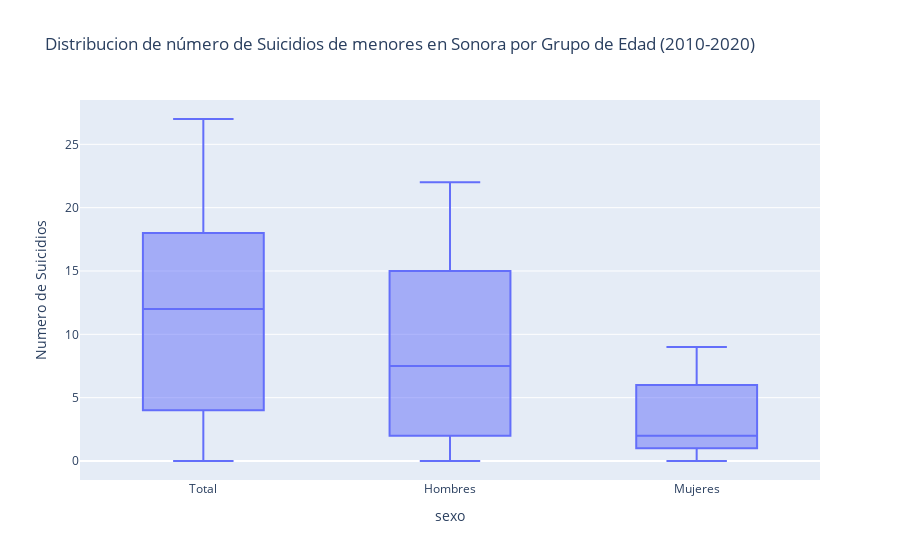

Notebook cell for this chart:
### Code cell
fig = px.box(sonora_data_tidy, x="sexo", y="suicidios", 
             title='Distribucion de número de Suicidios de menores en Sonora por Grupo de Edad (2010-2020)',
                labels={'suicidios' : 'Numero de Suicidios',
                        'grupo_edad': 'Grupo de Edad'})

fig.show()

### Figure 1 — Plotly figure (JSON) as saved in the notebook; plotly's stock layout.template omitted (floating-point values rounded to 4 significant figures)
{"data": [{"alignmentgroup": "True", "hovertemplate": "sexo=%{x}<br>Numero de Suicidios=%{y}<extra></extra>", "legendgroup": "", "marker": {"color": "#636efa"}, "name": "", "notched": false, "offsetgroup": "", "orientation": "v", "showlegend": false, "type": "box", "x": ["Total", "Hombres", "Mujeres", "Total", "Hombres", "Mujeres", "Total", "Hombres", "Mujeres", "Total", "Hombres", "Mujeres", "Total", "Hombres", "Mujeres", "Total", "Hombres", "Mujeres", "Total", "Hombres", "Mujeres", "Total", "Hombres", "Mujeres", "Total", "Hombres", "Mujeres", "Total", "Hombres", "Mujeres", "Total", "Hombres", "Mujeres", "Total", "Hombres", "Mujeres", "Total", "Hombres", "Mujeres", "Total", "Hombres", "Mujeres", "Total", "Hombres", "Mujeres", "Total", "Hombres", "Mujeres", "Total", "Hombres", "Mujeres", "Total", "Hombres", "Mujeres", "Total", "Hombres", "Mujeres", "Total", "Hombres", "Mujeres", "Total", "Hombres", "Mujeres", "Total", "Hombres", "Mujeres"], "x0": " ", "xaxis": "x", "y": [6, 0, 6, 0, 0, 0, 1, 0, 1, 6, 4, 2, 4, 2, 2, 6, 4, 2, 2, 0, 2, 2, 2, 0, 8, 7, 1, 6, 6, 0, 2, 1, 1, 18, 12, 6, 26, 19, 7, 18, 12, 6, 17, 12, 5, 16, 14, 2, 22, 20, 2, 17, 8, 9, 18, 15, 3, 27, 20, 7, 20, 15, 5, 25, 22, 3], "y0": " ", "yaxis": "y"}], "layout": {"boxmode": "group", "legend": {"tracegroupgap": 0}, "title": {"text": "Distribucion de número de Suicidios de menores en Sonora por Grupo de Edad (2010-2020)"}, "xaxis": {"anchor": "y", "domain": [0, 1], "title": {"text": "sexo"}}, "yaxis": {"anchor": "x", "domain": [0, 1], "title": {"text": "Numero de Suicidios"}}}}
